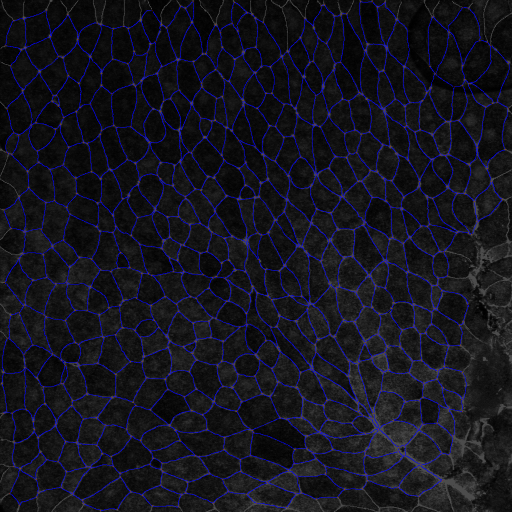
%> input picture gt/mark1.png, 1024 x 1024 px (shown at 1/2 size); its folder holds only this picture in this run
$ octave mfeat_testing.m   (GNU Octave 9; MATLAB toolbox functions it lacks are replaced by stand-ins)
%> lines starting %> are read from the running program, lines starting %| are printed output that depends on the picture; in (x1, y1, x2, y2) boxes, pixels count from 0 and x2, y2 are one past the last pixel; in counts of white or black regions, pixels touching at a corner belong together; the program's own positions count from 1
### mem_features.m
function [X, Y, feat_names] = mem_features(fnumbers)
%> called with fnumbers = 1

X = [];
Y = false(0);

% read features names
f = fopen('mfeatures.txt','r');
feat_names = {};
while ~feof(f)
    s = fgetl(f);
    feat_names = [feat_names, s];
end
fclose(f);
% normalization
for i = 1 : numel(feat_names)
    feat_names = [feat_names, [feat_names{i} ' (normalized)']];
end

for fnumber = fnumbers

    fname = sprintf('mem_features%d.mat', fnumber);
    model = read_mark(fnumber);
    model = connect_nodes(model);

    if exist(fname,'file')
        load(fname)
    else
        f = zeros(1, 2 * 37);
        feat = zeros(model.memNumber, numel(f));

        I = norma1(groundtr('gray',model.fnumber));
        wb = waitbar(0, 'Extracting membrane features...');
        for j = 1 : size(model.edges,1)
            n = model.edges(j,:);
            [inds, s] = getSquareInd(model.x(n), model.y(n), size(I));
            img = reshape(I(inds),s,s);
            [trt_int, trt, F] = turtle(img);
            [arc_int, arc, bwarc] = approx_arc(img, trt);

            % Turtle sum intensity
            feat(j,1) = sum(img(trt));

            % Arc mean intensity
            feat(j,2) = arc_int;

            % Membrane length
            feat(j,3) = s;

            % TA max,mean,std distance (euclidian)
            [trt_x,trt_y] = ind2sub(size(trt), find(trt));
            dst = arcdist(trt_x, trt_y, arc);
            feat(j,4) = max(dst);
            feat(j,5) = mean(dst);
            feat(j,6) = std(dst);

            % TA mean intensity difference
            feat(j,7) = trt_int - arc_int;

            % Arc radius
            feat(j,8) = arc(3);

            % TA max,mean,std distance (chess, max)
            [dx dy] = pr_arcdist(trt, arc, @max);
            feat(j,9) = max([dx dy]);
            feat(j,10) = mean([dx dy]);
            feat(j,11) = std([dx dy]);

            % TA max,mean,std distance (chess, mean)
            [dx dy] = pr_arcdist(trt, arc, @mean);
            dst = [dx dy];
            feat(j,12) = max(dst);
            feat(j,13) = mean(dst);
            feat(j,14) = std(dst);

            % TA number, value of intensity peaks
            tpeaks = findpeaks(img(trt));
            apeaks = findpeaks(img(bwarc));
            feat(j,15) = numel(tpeaks);
            feat(j,16) = numel(apeaks);
            feat(j,17) = numel(max(tpeaks));
            feat(j,18) = numel(max(apeaks));

            % T max,mean,std chess distance to border
            dstx = min(trt_x - 1, s - trt_x);
            dsty = min(trt_y - 1, s - trt_y);
            dst = [dstx(:); dsty(:)];
            feat(j,19) = max(dst);
            feat(j,20) = mean(dst);
            feat(j,21) = std(dst);

            % T discontinuity number; max, mean, std value, min-max
            dy = sum(trt,1);
            dx = sum(trt,2)';
            dd = [dy dx]-1;
            feat(j,22) = nnz(dd);
            feat(j,23) = max(dd);
            feat(j,24) = mean(dd);
            feat(j,25) = std(dd);
            feat(j,26) = min(max(dx,dy));

            % Turtle-diagonal max,mean,std chess max,mean distance
            [~,~,dd] = pr_diagdist(trt,@max);
            feat(j,27) = max(dd);
            feat(j,28) = mean(dd);
            feat(j,29) = std(dd);

            [~,~,dd] = pr_diagdist(trt,@mean);
            feat(j,30) = max(dd);
            feat(j,31) = mean(dd);
            feat(j,32) = std(dd);

            % TD max,mean,std euclidian distance
            dst = diagdist(trt_x, trt_y, s);
            feat(j,33) = max(dst);
            feat(j,34) = mean(dst);
            feat(j,35) = std(dst);

            % T equal ways area, log number
            W = turtle_ways(F);
            feat(j,36) = nnz(W);
            feat(j,37) = log(W(1,1));

            % Normalization
            feat(j,38:end) = feat(j,1:37) / s;

            %%%%%%%%%%%%%%%%%%%%%%%%

            if mod(j, 100) == 0
                waitbar(j / model.memNumber,wb);
            end
        end

        close (wb);

        save(fname, 'feat')
    end

    X = [X; feat];
    Y = [Y; model.mmark];
end

### groundtr.m
function im = groundtr(imname,fnumber)

if nargin == 1
    fnumber = '';
elseif ischar(fnumber)
else
    fnumber = char('0'+fnumber);
end
im = imread(sprintf('gt/%s%s.png',imname,fnumber));

### read_mark.m
function model = read_mark(fnumber)

fname = sprintf('mark%d.mat', fnumber);
if exist(fname,'file')
    load(fname);
    return
end

mn = groundtr('mark',fnumber);
%> in groundtr, im is the input picture: size 1024x1024x3 uint8; mean R, G, B 20.5, 20.4, 31.5
mn = im2double(mn);

bwmem = extractcol(mn, [0 0 1]);
bwnodes = extractcol(mn, [1 0 0]);
bwmem = bwmem &~ imdilate(bwnodes, ones(3));

lnodes = bwlabel(bwnodes,8);
lmem = bwlabel(bwmem,8);

nstats = regionprops(lnodes, 'Area', 'PixelList');
[x,y] = deal(zeros(numel(nstats,1)));
for s = 1 : numel(nstats)
    if nstats(s).Area > 1
        error('Узел имеет более одного пикселя!')
    else
        x(s) = nstats(s).PixelList(1,2);
        y(s) = nstats(s).PixelList(1,1);
    end
end

memnum = max(lmem(:));
nodnum = max(lnodes(:));
adj = false(nodnum,nodnum);
nodrad = -inf;

for m = 1 : memnum
    mem = imdilate(lmem == m, ones(7));
    nodlist = lnodes(mem);
    nodlist = nodlist(logical(nodlist));
    if numel(nodlist) > 2
        figure, showrgb(groundtr, 'B', bwmem, 'R', mem), hold on
        plot(y, x, '*')
        plot(y(nodlist),x(nodlist),'*r')
        error('Мембрана соединяет более двух узлов!')
    elseif numel(nodlist) == 0
        figure, imshow(mem), hold on
        plot(y, x, '*')
        error('Мембрана соединяет ноль узлов!')
    elseif numel(nodlist) == 2
        adj(nodlist(2),nodlist(1)) = true;
        adj(nodlist(1),nodlist(2)) = true;
		nodrad = max(nodrad, ((x(nodlist(2))-x(nodlist(1)))^2 + (y(nodlist(2))-y(nodlist(1)))^2)^0.5);
    end
end

%% model
model = struct();
model.nodrad = ceil(nodrad);
model.x = x;
model.y = y;
model.lnodes = lnodes;
model.mtrue = adj;
model.fnumber = fnumber;
model.nodNumber = numel(x);

%% saving
save(fname, 'model');

### extractcol.m
function bw = extractcol(rgb, col)

bw = rgb(:,:,1) == col(1) & rgb(:,:,2) == col(2) & rgb(:,:,3) == col(3);

### mfeat_testing.m
%% membranes features
fnumbers = 1;
[X,mmark,names] = mem_features(fnumbers);
%> in extractcol, `bw = rgb(:,:,1) == col(1) & rgb(:,:,2) == col(2) & rgb(:,:,3) == col(3);`:
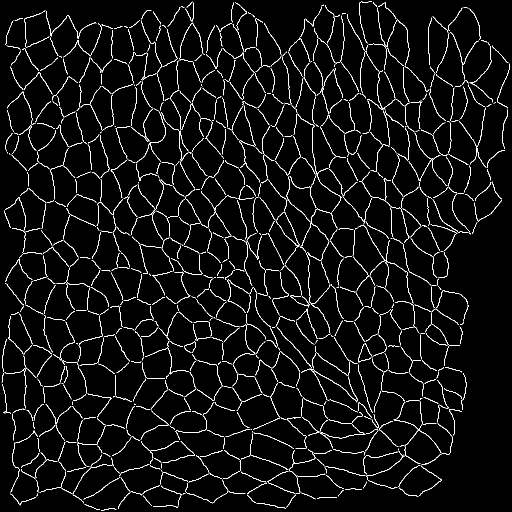
%> bw: size 1024x1024 logical (shown at 1/2 size); 4.4% white in thin lines or dots
%> call 2 of extractcol, with col = [1 0 0]
%> in extractcol (call 2), `bw = rgb(:,:,1) == col(1) & rgb(:,:,2) == col(2) & rgb(:,:,3) == col(3);`:
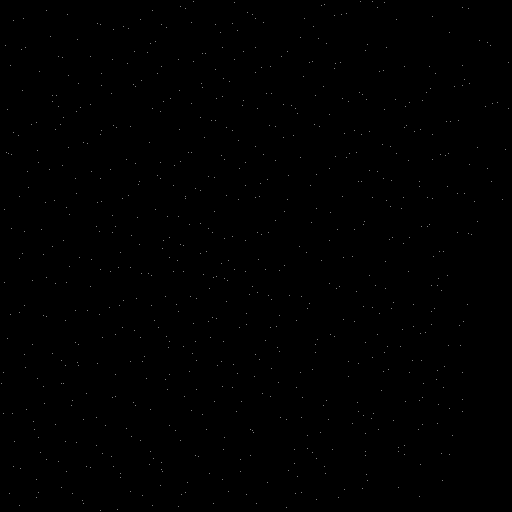
%> bw: size 1024x1024 logical (shown at 1/2 size); 0.07% white in thin lines or dots
%> in read_mark, `bwmem = bwmem &~ imdilate(bwnodes, ones(3));`:
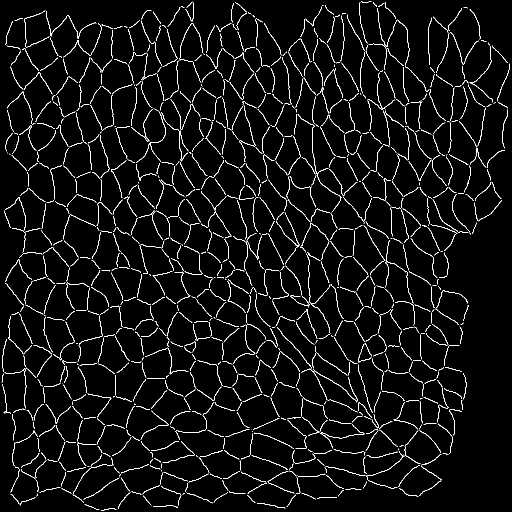
%> bwmem: size 1024x1024 logical (shown at 1/2 size); 4.3% white in thin lines or dots
%> in read_mark, `lnodes = bwlabel(bwnodes,8);`: lnodes: size 1024x1024 double; 715 distinct labels, from 0 to 714
%> in read_mark, `lmem = bwlabel(bwmem,8);`:
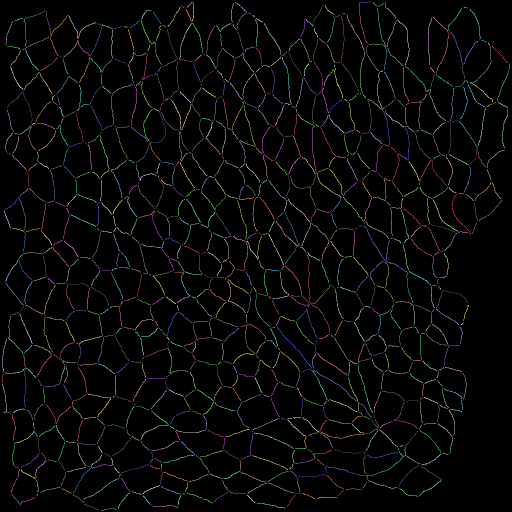
%> lmem: size 1024x1024 double (shown at 1/2 size); 1098 distinct labels, from 0 to 1097; one colour per label, 0 black
%> in read_mark, `nstats = regionprops(lnodes, 'Area', 'PixelList');`: nstats = 714 regions; largest, Area and PixelList: 1 [4 767], 1 [8 746], 1 [8 827], 1 [9 420], 1 [10 565]
%> after the loop in read_mark, `for s = 1 : numel(nstats)`: x = 714 values, max 1021 at index 137, min 4 at index 286, mean 506; y = 714 values from 4 to 1018
%> in read_mark, `memnum = max(lmem(:));`: memnum = 1097
%> in read_mark, `nodnum = max(lnodes(:));`: nodnum = 714
%> in read_mark, `adj = false(nodnum,nodnum);`: adj: size 714x714 logical; every value is 0
%> in read_mark, `mem = imdilate(lmem == m, ones(7));`: mem: size 1024x1024 logical; 0.02% white; 1 white region, box (x1, y1, x2, y2) and area: (0, 744, 10, 768) 198
%> in read_mark, `nodlist = lnodes(mem);`: nodlist = 198 values, max 2 at index 144, min 0 at index 1, mean 0.0152
%> in read_mark, `nodlist = nodlist(logical(nodlist));`: nodlist = [1; 2]
%> in read_mark, `adj(nodlist(2),nodlist(1)) = true;`:
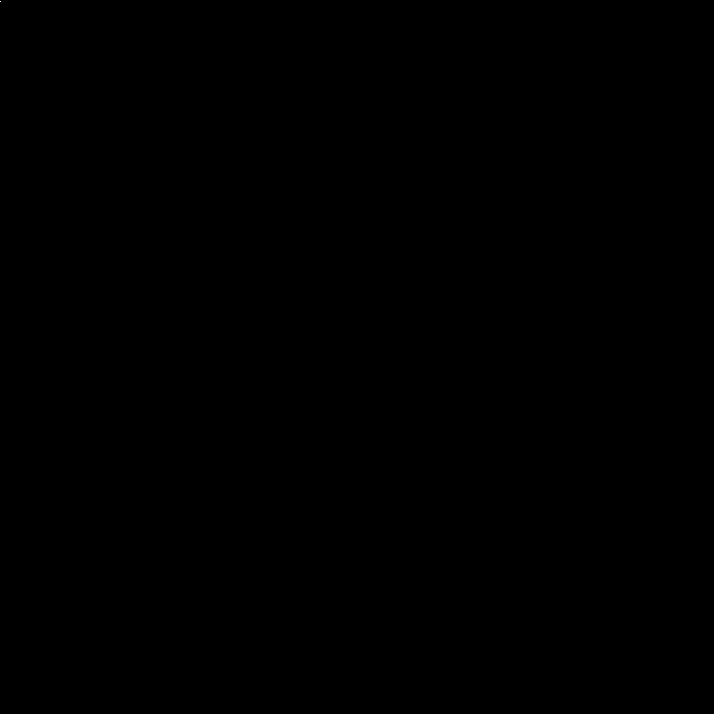
%> adj: size 714x714 logical; 0% white in thin lines or dots, all inside (x1, y1, x2, y2) = (0, 1, 1, 2)
%> in read_mark, `adj(nodlist(1),nodlist(2)) = true;`: adj: size 714x714 logical; 0% white in thin lines or dots, all inside (x1, y1, x2, y2) = (0, 0, 2, 2)
%> in read_mark, `nodrad = max(nodrad, ((x(nodlist(2))-x(nodlist(1)))^2 + (y(nodlist(2))..`: nodrad = 21.38
Y = zeros(size(mmark));
Y(mmark) = 1;
Y(~mmark) = -1;

%% lasso (http://www.di.ens.fr/~mschmidt/Software/lasso.html)

w = LassoIteratedRidge(X, double(Y), 2);

%% print features weights
for i = 1 : numel(w)
    if w(i) > 0
        fprintf('%50s\t+%.4f\n', names{i}, w(i))
    elseif w(i) < 0
        fprintf('%50s\t-%.4f\n', names{i}, abs(w(i)))
    else
        fprintf('%50s\t %.4f\n', names{i}, w(i))
    end
end

fprintf('\nNonnegative weights: %d / %d\n\n', nnz(w), numel(w))

%% logistic function
mpr = 1 ./ (1 + exp(- X * w ));

%% membrane thresholding (prec, recall)

thresh = 0 : 0.01 : 1;
[prec,recall] = deal(zeros(1,numel(thresh)));
for i = 1 : numel(thresh)
   tmark = mpr > thresh(i);
   prec(i) = nnz(mmark & tmark) / nnz(tmark);
   recall(i) = nnz(mmark & tmark) / nnz(mmark);
end
fscore = 2 * prec .* recall ./ (prec + recall);

[maxfs, maxi] = max(fscore);
fprintf('max fscore: %.4f\n', maxfs)

figure
plot(prec,recall,'LineWidth', 2)
title(sprintf('max fscore: %.4f', maxfs))
hold on
plot(prec(maxi),recall(maxi),'.r','LineWidth',2)
xlabel('recision')
ylabel('recall')
